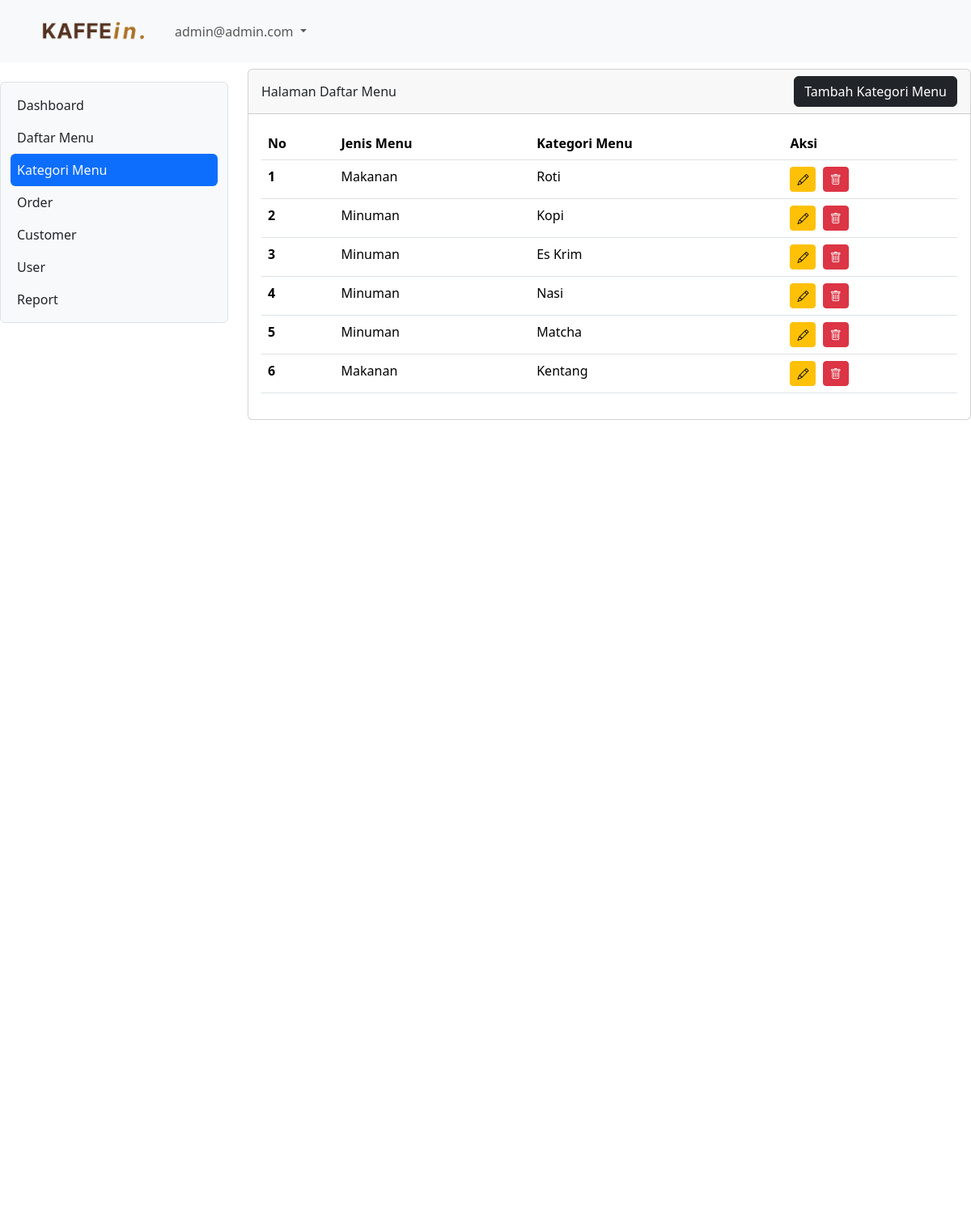
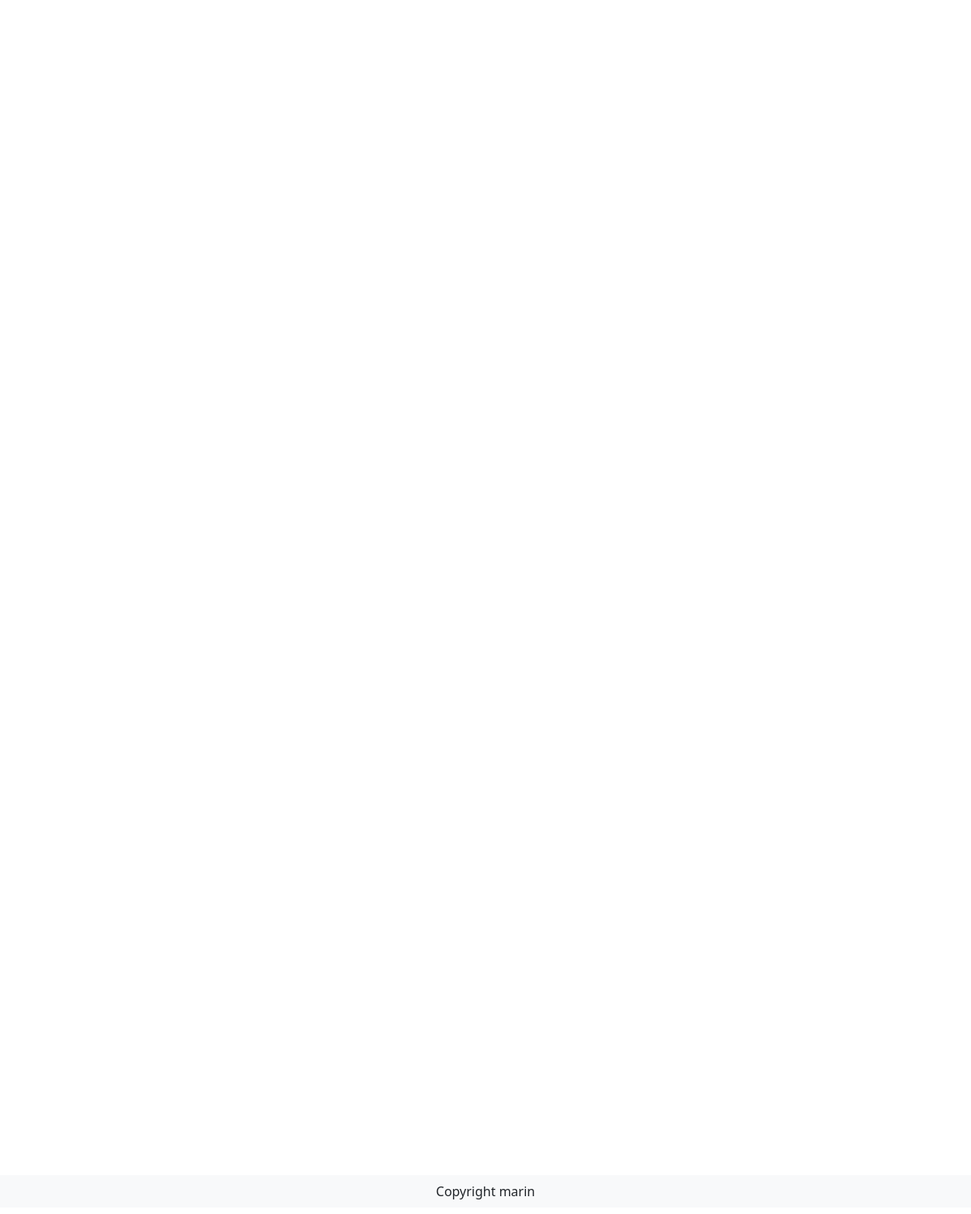
Screenshot of /katmenu (signed in) with the database file from the repository (2 pictures, top to bottom).
### tables this page shows
CREATE TABLE `tb_user` (
  `id` int(11) NOT NULL,
  `nama` varchar(200) DEFAULT NULL,
  `username` varchar(200) DEFAULT NULL,
  `password` varchar(200) DEFAULT NULL,
  `level` int(1) DEFAULT NULL,
  `nohp` varchar(15) DEFAULT NULL,
  `alamat` varchar(300) DEFAULT NULL
);

CREATE TABLE `tb_kategori_menu` (
  `id` int(10) NOT NULL,
  `jenis_menu` int(10) DEFAULT NULL,
  `kategori_menu` varchar(50) DEFAULT NULL
);

### katmenu.php (the view, shortened to what this page needs)
<link href="https://cdn.jsdelivr.net/npm/bootstrap@5.3.3/dist/css/bootstrap.min.css" rel="stylesheet">
<link href="https://cdn.jsdelivr.net/npm/bootstrap-icons@1.10.5/font/bootstrap-icons.css" rel="stylesheet">
<?php
include "proses/connect.php";
$query = mysqli_query($conn, "SELECT * FROM tb_kategori_menu");
while ($record = mysqli_fetch_array($query)) {
    $result[] = $record;
}
?>
<div class="col-lg-9 mt-2">
    <div class="card">
        <div class="card-header d-flex justify-content-between align-items-center">
            Halaman Daftar Menu
            <button type="button" class="btn btn-dark" data-bs-toggle="modal" data-bs-target="#ModalTambahKatMenu">Tambah Kategori
                Menu</button>
        </div>
        <div class="card-body">
    <div class="row">
        <div class="col d-flex justify-content-end">
            <table class="table">
                <thead>
                    <tr>
                        <th scope="col">No</th>
                        <th scope="col">Jenis Menu</th>
                        <th scope="col">Kategori Menu</th>
                        <th scope="col">Aksi</th>
                    </tr>
                </thead>
                <tbody>
                    <?php
                    $no = 1;
                    foreach ($result as $row) {
                    ?>
                        <tr>
                            <th scope="row"><?php echo $no++; ?></th>
                            <td><?php echo ($row['jenis_menu']==1) ? "Makanan" : "Minuman" ; ?></td>
                            <td><?php echo $row['kategori_menu']; ?></td>
                            <td>
                                <button class="btn btn-warning btn-sm me-1" data-bs-toggle="modal"
                                    data-bs-target="#ModalEdit<?php echo $row['id']; ?>">
                                    <i class="bi bi-pencil"></i>
                                </button>
                                <button class="btn btn-danger btn-sm me-1" data-bs-toggle="modal"
                                    data-bs-target="#ModalDelete<?php echo $row['id']; ?>">
                                    <i class="bi bi-trash"></i>
                                </button>
                            </td>
                        </tr>
                    <?php
                    }
                    ?>
                </tbody>
            </table>
        </div>
    </div>
</div>
</div>
</div>
</body>
</html>

### header.php (shortened to what this page needs)
<!DOCTYPE html>
<html lang="en">
<head>
    <link href="https://cdn.jsdelivr.net/npm/bootstrap@5.3.0/dist/css/bootstrap.min.css" rel="stylesheet">
</head>
<body>
    <nav class="navbar navbar-expand bg-body-tertiary sticky-top">
        <div class="container-lg">
            <img class="navbar-brand" src="kefein.png" width="150px" href="#"></img>
            <div class="collapse navbar-collapse justify-content-end" id="navbarSupportedContent">
                <ul class="navbar-nav me-auto mb-2 mb-lg-0">
                    <li class="nav-item dropdown">
                        <a class="nav-link dropdown-toggle nav-menu-end" href="#" role="button" data-bs-toggle="dropdown" aria-expanded="false">
                            <?php echo $hasil['username']; ?>
                        </a>
                    </li>
                </ul>
            </div>
        </div>
    </nav>
</body>
</html>

### rows the page displays
tb_user: username "admin@admin.com"
tb_kategori_menu: jenis_menu "Makanan", kategori_menu "Roti"
tb_kategori_menu: jenis_menu "Minuman", kategori_menu "Kopi"
tb_kategori_menu: jenis_menu "Minuman", kategori_menu "Es Krim"
tb_kategori_menu: jenis_menu "Minuman", kategori_menu "Nasi"
tb_kategori_menu: jenis_menu "Minuman", kategori_menu "Matcha"
tb_kategori_menu: jenis_menu "Makanan", kategori_menu "Kentang"
